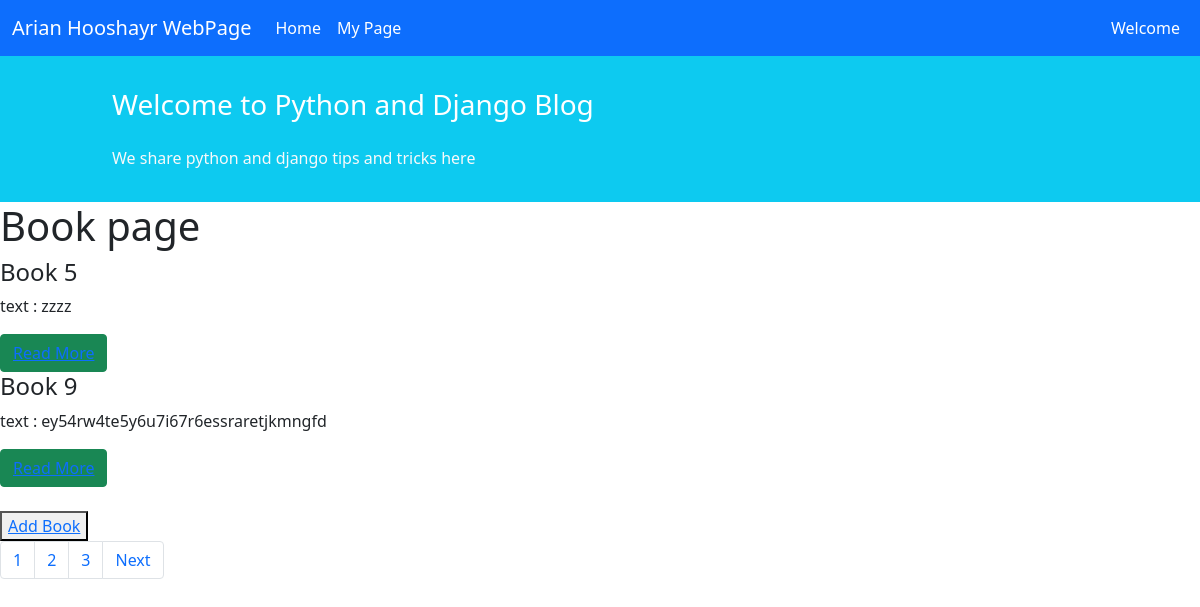
/book/, run on the app's committed database.
### book/models.py (models this page shows, shortened)
class Book(models.Model):
    title = models.CharField(max_length=200)
    author = models.CharField(max_length=100)
    content = models.TextField()
    cover = models.ImageField(upload_to='covers/', blank=True)
    price = models.DecimalField(max_digits=5, decimal_places=2)

### book/views.py (the view)
class BookListView(generic.ListView):
    model = Book
    paginate_by = 2
    template_name = 'book/book_list_view.html'
    context_object_name = 'books'

### templates/book/book_list_view.html (shortened to what this page needs)
{% extends '_base.html' %}
{% block content %}
    <h1>Book page</h1>
    {% for book in books %}
        <h4>{{ book.title |capfirst }}</h4>
        <p> text : {{ book.content }}</p>
        <button class="btn btn-success" type="submit"><a href="{% url 'Book_detail_view' book.id %}">
            Read More</a></button>
    {% endfor %}
    <br>
    <br>
    <button class="text" type="submit"><a href="{% url 'Book_create_View' %}">Add Book</a></button>
    <br>
    <nav aria-label="Page navigation example">
        <ul class="pagination">
            <li class="page-item"><a class="page-link" href="?page=1">1</a></li>
            <li class="page-item"><a class="page-link" href="?page=2">2</a></li>
            <li class="page-item"><a class="page-link" href="?page=3">3</a></li>
            {% if page_obj.has_next %}
                <li class="page-item"><a class="page-link" href="?page={{ page_obj.next_page_number }}">Next</a></li>
            {% endif %}
        </ul>
    </nav>
{% endblock %}

### data on the page
Book: title "Book 5", content "zzzz"
Book: title "Book 9", content "ey54rw4te5y6u7i67r6essraretjkmngfd"
